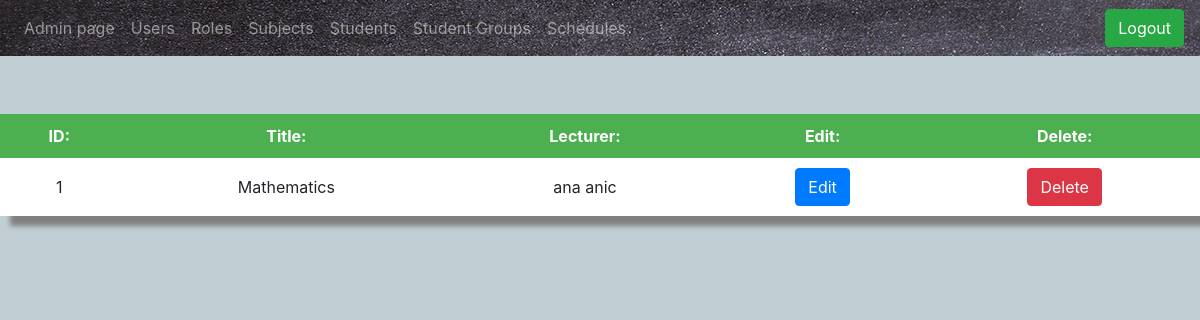
/subjects/1, run on the app's committed database.
### tables this page shows
CREATE TABLE IF NOT EXISTS `subjects` (
  `id` int(11) NOT NULL AUTO_INCREMENT,
  `title` varchar(45) NOT NULL,
  `lecturer_id` int(11) NOT NULL,
  PRIMARY KEY (`id`),
  KEY `fk_classes_users1_idx` (`lecturer_id`)
);

CREATE TABLE IF NOT EXISTS `users` (
  `id` int(11) NOT NULL AUTO_INCREMENT,
  `first_name` varchar(45) NOT NULL,
  `last_name` varchar(45) NOT NULL,
  `email` varchar(255) NOT NULL,
  `role_id` int(11) NOT NULL,
  `password` varchar(45) NOT NULL,
  `updated_at` timestamp NOT NULL DEFAULT CURRENT_TIMESTAMP ON UPDATE CURRENT_TIMESTAMP,
  `created_at` timestamp NOT NULL DEFAULT CURRENT_TIMESTAMP,
  `last_login_at` timestamp NULL DEFAULT NULL,
  PRIMARY KEY (`id`),
  KEY `fk_users_roles1_idx` (`role_id`)
);

### app/libraries/View.php (called while the page is built, shortened)
<?php
class View
{
    public function loadPage($dir_name, $partial_name)
    {
        include './app/views/'.$dir_name.'/inc/header.php';
        include './app/views/'.$dir_name.'/'.$partial_name.'.php';
        include './app/views/'.$dir_name.'/inc/footer.php';
    }
}

### app/controllers/SubjectController.php (called while the page is built, shortened)
<?php
class SubjectController extends AdminController
{
    public function __construct($request)
    {
        $this->request = $request;
    }
    public function getOne()
    {
        $id = $this->request->url_parts[1];
        $base_model = new BaseModel();
        $get_one_subject = $base_model->getOne('subjects', $id);
        $lecturer_subj = $base_model->getOne('users', $get_one_subject[0]['lecturer_id']);
        $view = new View();
        $view->data['lecturer_subject'] = $lecturer_subj;
        $view->data['subject'] = $get_one_subject[0];
        $view->loadPage('admin', 'onesubject');
    }
}

### index.php (called while the page is built, shortened)
<?php
$router = new Router();

### app/models/BaseModel.php (called while the page is built, shortened)
<?php
class BaseModel
{
    public function getOne($table, $id)
    {
        require('./app/db.php');
        $sql = $conn->prepare('select * from '.$table. ' where id ='.$id.'');
        $sql->execute();
        $data = [];
        while ($row = $sql->fetch(PDO::FETCH_ASSOC)) {
            $data[] = $row;
        }
        return $data;
    }
}

### app/views/admin/onesubject.php (the view, shortened to what this page needs)
<?php $id = $this->data['subject']['id'];?>
    <h3>Subject</h3>
        <table id="myTable">
                <tr>
                    <th>ID:</th>
                    <th>Title:</th>
                    <th>Lecturer:</th>
                    <th>Edit:</th>
                    <th>Delete:</th>
                </tr>
                <tr>
                    <td><?php echo $this->data['subject']['id']; ?></td>
                    <td><?php echo $this->data['subject']['title']; ?></td>
                    <td><?php echo $this->data['lecturer_subject'][0]['first_name'].' '.$this->data['lecturer_subject'][0]['last_name']; ?></td>
                    <td><a class="btn btn-primary" href="/subjects/<?= $id ?>/edit">Edit</a></td>
                    <td><a class="btn btn-danger" href="/subjects/<?= $id; ?>/delete">Delete</a></td>
                </tr>
        </table>

### public/css/style.css (style rules this page uses)
html,body { margin: 0 auto; }
body { background: url(../img/siva.jpg) no-repeat fixed; background-size: cover; }
#myTable { position: relative; border-collapse: collapse; width: 100%; background-color: #dddddd; table-layout: auto; box-shadow: 10px 10px 5px grey; padding-top: 30px; margin-bottom: 60px; margin-top: 80px; }
th, td { padding: 10px; text-align: center; }
tr:nth-child(even) { background-color: white; }
th { background-color: #4CAF50; color: white; font-size: 16px; text-align: center; }

### data on the page
subjects: id "1", title "Mathematics"
users: first_name "ana", last_name "anic"
